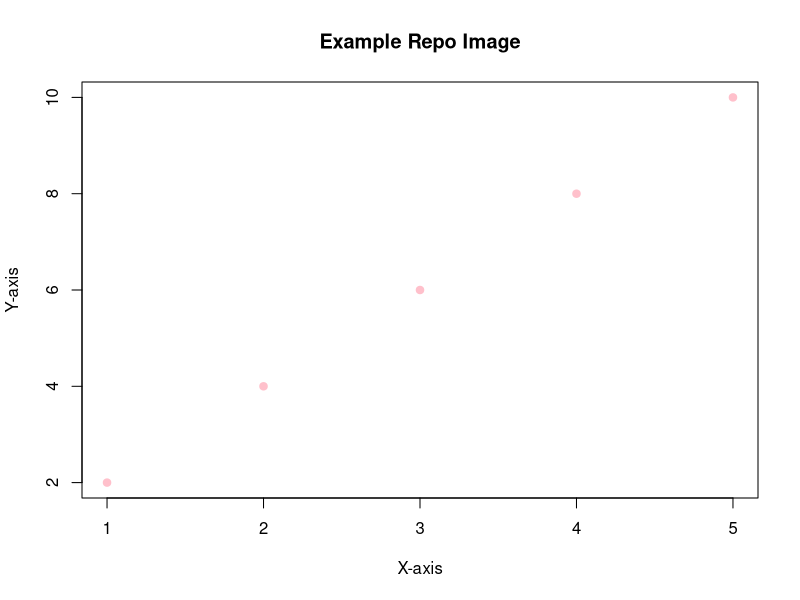

Source code (R):
print("This is a sample script!")

#This is a sample scatter plot
# Simple scatter plot
x <- c(1, 2, 3, 4, 5)
y <- c(2, 4, 6, 8, 10)
plot(x, y, main="Example Repo Image", xlab="X-axis", ylab="Y-axis", col="pink", pch=19)